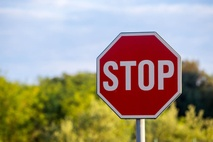
#> input picture s4-image-practice/images/stop.jpeg, 213 x 142 px, shrunk from 1000 x 667 before the run, found by its file name
$ python 3-border.py
#> lines starting #> are read from the running program, lines starting #| are printed output that depends on the picture
### assignment-3/simpleimage.py
#!/usr/bin/env python3

"""
Stanford CS106AP SimpleImage

Written by Nick Parlante, Sonja Johnson-Yu, and Nick Bowman.
 -7/2019  version, has file reading, pix, foreach, hidden get/setpix

SimpleImage Features:
Create image:
  image = SimpleImage.blank(400, 200)   # create new image of size
  image = SimpleImage('foo.jpg')        # create from file

Access size
  image.width, image.height

Get pixel at x,y
  pix = image.get_pixel(x, y)
  # pix is RGB tuple like (100, 200, 0)

Set pixel at x,y
  image.set_pixel(x, y, pix)   # set data by tuple also

Get Pixel object at x,y
  pixel = image.get_pixel(x, y)
  pixel.red = 0
  pixel.blue = 255

Show image on screen
  image.show()

The main() function below demonstrates the above functions as a test.
"""

import sys
# If the following line fails, "Pillow" needs to be installed
from PIL import Image


def clamp(num):
    """
    Return a "clamped" version of the given num,
    converted to be an int limited to the range 0..255 for 1 byte.
    """
    num = int(num)
    if num < 0:
        return 0
    if num >= 256:
        return 255
    return num


class Pixel(object):
    """
    A pixel at an x,y in a SimpleImage.
    Supports set/get .red .green .blue
    and get .x .y
    """
    def __init__(self, image, x, y):
        self.image = image
        self._x = x
        self._y = y

    def __str__(self):
        return 'r:' + str(self.red) + ' g:' + str(self.green) + ' b:' + str(self.blue)

    # Pillow image stores each pixel color as a (red, green, blue) tuple.
    # So the functions below have to unpack/repack the tuple to change anything.

    @property
    def red(self):
        return self.image.px[self._x, self._y][0]

    @red.setter
    def red(self, value):
        rgb = self.image.px[self._x, self._y]
        self.image.px[self._x, self._y] = (clamp(value), rgb[1], rgb[2])

    @property
    def green(self):
        return self.image.px[self._x, self._y][1]

    @green.setter
    def green(self, value):
        rgb = self.image.px[self._x, self._y]
        self.image.px[self._x, self._y] = (rgb[0], clamp(value), rgb[2])

    @property
    def blue(self):
        return self.image.px[self._x, self._y][2]

    @blue.setter
    def blue(self, value):
        rgb = self.image.px[self._x, self._y]
        self.image.px[self._x, self._y] = (rgb[0], rgb[1], clamp(value))

    @property
    def x(self):
        return self._x

    @property
    def y(self):
        return self._y


# color tuples for background color names 'red' 'white' etc.
BACK_COLORS = {
    'white': (255, 255, 255),
    'black': (0, 0, 0),
    'red': (255, 0, 0),
    'green': (0, 255, 0),
    'blue': (0, 0, 255),
}


class SimpleImage(object):
    def __init__(self, filename, width=0, height=0, back_color=None):
        """
        Create a new image. This case works: SimpleImage('foo.jpg')
        To create a blank image use SimpleImage.blank(500, 300)
        The other parameters here are for internal/experimental use.
        """
#> called with filename = './9-image-manipulation/images//stop.jpeg', width = 0, height = 0
        # Create pil_image either from file, or making blank
        if filename:
            self.pil_image = Image.open(filename).convert("RGB")
#> self.pil_image is the input picture: PIL image 213x142 RGB; mean R, G, B 159.6, 147.5, 129.7
            if self.pil_image.mode != 'RGB':
                raise Exception('Image file is not RGB')
            self._filename = filename  # hold onto
        else:
            if not back_color:
                back_color = 'white'
            color_tuple = BACK_COLORS[back_color]
            if width == 0 or height == 0:
                raise Exception('Creating blank image requires width/height but got {} {}'
                                .format(width, height))
            self.pil_image = Image.new('RGB', (width, height), color_tuple)
        self.px = self.pil_image.load()
        size = self.pil_image.size
#> size = (213, 142)
        self._width = size[0]
#> self._width = 213
        self._height = size[1]
#> self._height = 142
        self.curr_x = 0
        self.curr_y = 0

    def __iter__(self):
        return self

    # [16 lines left out: functions __next__, increment_curr_counters, not called in this run]

    @classmethod
    def blank(cls, width, height, back_color=None):
        """Create a new blank image of the given width and height, optional back_color."""
        return SimpleImage('', width, height, back_color=back_color)

    # [4 lines left out: function file, not called in this run]

    @property
    def width(self):
        """Width of image in pixels."""
        return self._width

    @property
    def height(self):
        """Height of image in pixels."""
        return self._height

    def get_pixel(self, x, y):
        """
        Returns a Pixel at the given x,y, suitable for getting/setting
        .red .green .blue values.
        """
        if x < 0 or x >= self._width or y < 0 or y >= self.height:
            e = Exception('get_pixel bad coordinate x %d y %d (vs. image width %d height %d)' %
                          (x, y, self._width, self.height))
            raise e
        return Pixel(self, x, y)

    def set_pixel(self, x, y, pixel):
        if x < 0 or x >= self._width or y < 0 or y >= self.height:
            e = Exception('set_pixel bad coordinate x %d y %d (vs. image width %d height %d)' %
                          (x, y, self._width, self.height))
            raise e
        self.px[x, y] = (pixel.red, pixel.green, pixel.blue)

    # [7 lines left out: function set_rgb, not called in this run]

    def _get_pix_(self, x, y):
        """Get pix RGB tuple (200, 100, 50) for the given x,y."""
        return self.px[x, y]

    def _set_pix_(self, x, y, pix):
        """Set the given pix RGB tuple into the image at the given x,y."""
        self.px[x, y] = pix

    def show(self):
        """Displays the image using an external utility."""
        self.pil_image.show()

    # [39 lines left out: functions make_as_big_as, main, not called in this run]


# [2 lines that do not run on import are left out]

### s4-image-practice/3-border.py
from simpleimage import SimpleImage
from images import stop

def main(pic):
    image = SimpleImage(pic)
    bordered_img = add_border(image, 10)
    bordered_img.show()


def add_border(original_img, border_size):
    """
    This function returns a new SimpleImage which is the same as
    original image except with a black border added around it. The
    border should be border_size many pixels thick.

    Inputs:
        - original_img: The original image to process
        - border_size: The thickness of the border to add around the image

    Returns:
        A new SimpleImage with the border added around original image
    """
#> called with border_size = 10
    new_width = original_img.width + (2 * border_size)
#> new_width = 233
    new_height = original_img.height + (2 * border_size)
#> new_height = 162
    new_image = SimpleImage.blank( new_width, new_height )
#> in __init__ (call 2), `self.pil_image = Image.new('RGB', (width, height), color_tuple)`: self.pil_image: PIL image 233x162 RGB; every value is 255
    border_pixel = original_img.get_pixel(1,1)
    border_pixel.red = 0
    border_pixel.blue = 0
    border_pixel.green = 0

    for i in range(new_width):
      for j in range(new_height):
        if i <= border_size or i >= new_width - border_size:
          new_image.set_pixel(i,j,border_pixel)
        elif j <= border_size or j >= new_height - border_size:
          new_image.set_pixel(i,j,border_pixel)
        else:
          pass
          orig_pixel = original_img.get_pixel(i - border_size, j - border_size)
          new_image.set_pixel(i,j,orig_pixel)
    return new_image

main(stop)
#> in show, `self.pil_image.show()`:
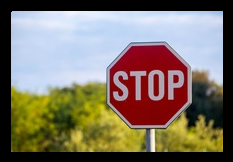
#> shown: PIL image 233x162 RGB; mean R, G, B 126.2, 116.3, 102
